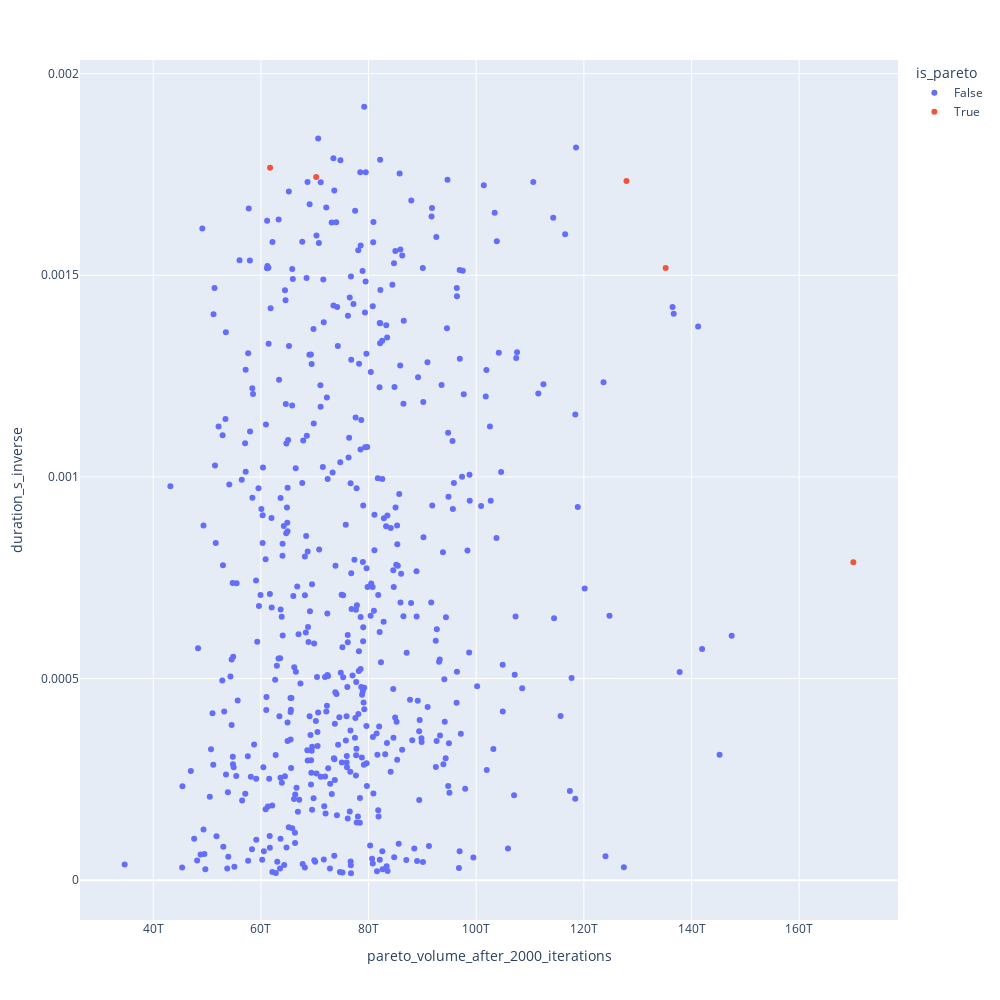

This figure's notebook cell:
### Code cell
import plotly.express as px

observations_df['is_pareto'] = False
observations_df['duration_s_inverse'] = 1 / observations_df['duration_s']
observations_df.loc[pareto_frontier.pareto_df.index, 'is_pareto'] = True

fig = px.scatter(
    observations_df,
    x=observations_df['pareto_volume_after_2000_iterations'],
    y=observations_df['duration_s_inverse'],
    color=observations_df['is_pareto'],
    hover_data=[column for column in observations_df.columns],
    width=1000,
    height=1000
)
#fig.update_traces(mode="markers", hovertemplate=None)

fig.show()

### Figure 1 — Plotly figure (JSON) as saved in the notebook; plotly's stock layout.template omitted (floating-point values rounded to 4 significant figures; data arrays with more than 128 entries replaced by an {"elided": "..."} marker saying what was removed)
{"data": [{"customdata": {"elided": "540x23 mixed values"}, "hovertemplate": "is_pareto=%{customdata[21]}<br>pareto_volume_after_2000_iterations=%{customdata[19]}<br>duration_s_inverse=%{customdata[22]}<br>num_decision_trees=%{customdata[0]}<br>samples_fraction_per_tree=%{customdata[1]}<br>bootstrap=%{customdata[2]}<br>n_samples_before_refit=%{customdata[3]}<br>fraction_random_suggestions=%{customdata[4]}<br>numeric_optimizer_implementation=%{customdata[5]}<br>num_monte_carlo_samples=%{customdata[6]}<br>random_search_optimizer_config.num_samples_per_iteration=%{customdata[7]}<br>glow_worm_swarm_optimizer_config.num_initial_points_multiplier=%{customdata[8]}<br>glow_worm_swarm_optimizer_config.num_worms=%{customdata[9]}<br>glow_worm_swarm_optimizer_config.num_iterations=%{customdata[10]}<br>glow_worm_swarm_optimizer_config.luciferin_decay_constant=%{customdata[11]}<br>glow_worm_swarm_optimizer_config.luciferin_enhancement_constant=%{customdata[12]}<br>glow_worm_swarm_optimizer_config.step_size=%{customdata[13]}<br>glow_worm_swarm_optimizer_config.initial_decision_radius=%{customdata[14]}<br>glow_worm_swarm_optimizer_config.max_sensory_radius=%{customdata[15]}<br>glow_worm_swarm_optimizer_config.desired_num_neighbors=%{customdata[16]}<br>glow_worm_swarm_optimizer_config.decision_radius_adjustment_constant=%{customdata[17]}<br>pareto_volume_after_1000_iterations=%{customdata[18]}<br>duration_s=%{customdata[20]}<extra></extra>", "legendgroup": "False", "marker": {"color": "#636efa", "symbol": "circle"}, "mode": "markers", "name": "False", "orientation": "v", "showlegend": true, "type": "scatter", "x": {"elided": "540 float values"}, "xaxis": "x", "y": {"elided": "540 float values"}, "yaxis": "y"}, {"customdata": [[14, 0.4333, true, 3, 0.9091, "GlowWormSwarmOptimizer", 983, null, 10, 450, 20, 0.7707, 0.519, 0.05803, 0.5358, 2.928, 15, 0.3077, 104200000000000.0, 170100000000000.0, 1269.0, true, 0.0007881], [7, 0.3671, false, 1, 0.9744, "GlowWormSwarmOptimizer", 378, null, 10, 839, 1, 0.5852, 0.3884, 0.2995, 0.2238, 8.322, 5, 0.609, 128600000000000.0, 135200000000000.0, 658.8, true, 0.001518], [5, 0.7806, true, 18, 0.9934, "GlowWormSwarmOptimizer", 619, null, 5, 846, 7, 0.02818, 0.2343, 0.2083, 0.5836, 9.823, 63, 0.01362, 127100000000000.0, 127900000000000.0, 576.7, true, 0.001734], [5, 0.9426, false, 19, 0.9941, "GlowWormSwarmOptimizer", 418, null, 4, 617, 1, 0.008524, 0.5269, 0.3279, 0.5563, 7.415, 19, 0.5888, 52290000000000.0, 70280000000000.0, 573.5, true, 0.001744], [5, 0.8503, false, 6, 0.9954, "GlowWormSwarmOptimizer", 102, null, 3, 356, 8, 0.8913, 0.05048, 0.2512, 0.68, 4.505, 45, 0.684, 48530000000000.0, 61700000000000.0, 566.1, true, 0.001766]], "hovertemplate": "is_pareto=%{customdata[21]}<br>pareto_volume_after_2000_iterations=%{customdata[19]}<br>duration_s_inverse=%{customdata[22]}<br>num_decision_trees=%{customdata[0]}<br>samples_fraction_per_tree=%{customdata[1]}<br>bootstrap=%{customdata[2]}<br>n_samples_before_refit=%{customdata[3]}<br>fraction_random_suggestions=%{customdata[4]}<br>numeric_optimizer_implementation=%{customdata[5]}<br>num_monte_carlo_samples=%{customdata[6]}<br>random_search_optimizer_config.num_samples_per_iteration=%{customdata[7]}<br>glow_worm_swarm_optimizer_config.num_initial_points_multiplier=%{customdata[8]}<br>glow_worm_swarm_optimizer_config.num_worms=%{customdata[9]}<br>glow_worm_swarm_optimizer_config.num_iterations=%{customdata[10]}<br>glow_worm_swarm_optimizer_config.luciferin_decay_constant=%{customdata[11]}<br>glow_worm_swarm_optimizer_config.luciferin_enhancement_constant=%{customdata[12]}<br>glow_worm_swarm_optimizer_config.step_size=%{customdata[13]}<br>glow_worm_swarm_optimizer_config.initial_decision_radius=%{customdata[14]}<br>glow_worm_swarm_optimizer_config.max_sensory_radius=%{customdata[15]}<br>glow_worm_swarm_optimizer_config.desired_num_neighbors=%{customdata[16]}<br>glow_worm_swarm_optimizer_config.decision_radius_adjustment_constant=%{customdata[17]}<br>pareto_volume_after_1000_iterations=%{customdata[18]}<br>duration_s=%{customdata[20]}<extra></extra>", "legendgroup": "True", "marker": {"color": "#EF553B", "symbol": "circle"}, "mode": "markers", "name": "True", "orientation": "v", "showlegend": true, "type": "scatter", "x": [170100000000000.0, 135200000000000.0, 127900000000000.0, 70280000000000.0, 61700000000000.0], "xaxis": "x", "y": [0.0007881, 0.001518, 0.001734, 0.001744, 0.001766], "yaxis": "y"}], "layout": {"height": 1000, "legend": {"title": {"text": "is_pareto"}, "tracegroupgap": 0}, "margin": {"t": 60}, "width": 1000, "xaxis": {"anchor": "y", "domain": [0, 1], "title": {"text": "pareto_volume_after_2000_iterations"}}, "yaxis": {"anchor": "x", "domain": [0, 1], "title": {"text": "duration_s_inverse"}}}}
